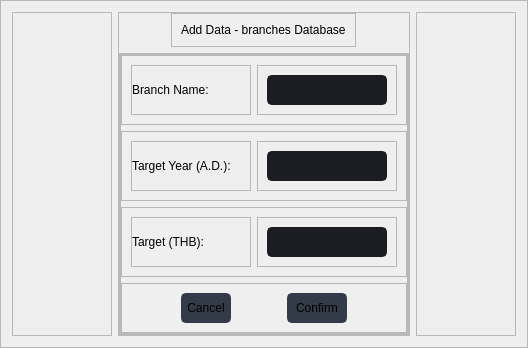
                                         <widget class="QFrame" name="add_branch_area">
                                          <property name="frameShape">
                                           <enum>QFrame::StyledPanel</enum>
                                          </property>
                                          <property name="frameShadow">
                                           <enum>QFrame::Raised</enum>
                                          </property>
                                          <layout class="QHBoxLayout" name="horizontalLayout_33">
                                           <item>
                                            <widget class="QFrame" name="frame_43">
                                             <property name="minimumSize">
                                              <size>
                                               <width>100</width>
                                               <height>0</height>
                                              </size>
                                             </property>
                                             <property name="maximumSize">
                                              <size>
                                               <width>100</width>
                                               <height>16777215</height>
                                              </size>
                                             </property>
                                             <property name="frameShape">
                                              <enum>QFrame::StyledPanel</enum>
                                             </property>
                                             <property name="frameShadow">
                                              <enum>QFrame::Raised</enum>
                                             </property>
                                            </widget>
                                           </item>
                                           <item>
                                            <widget class="QFrame" name="frame_44">
                                             <property name="frameShape">
                                              <enum>QFrame::StyledPanel</enum>
                                             </property>
                                             <property name="frameShadow">
                                              <enum>QFrame::Raised</enum>
                                             </property>
                                             <layout class="QVBoxLayout" name="verticalLayout_68">
                                              <property name="leftMargin">
                                               <number>0</number>
                                              </property>
                                              <property name="topMargin">
                                               <number>0</number>
                                              </property>
                                              <property name="rightMargin">
                                               <number>0</number>
                                              </property>
                                              <property name="bottomMargin">
                                               <number>0</number>
                                              </property>
                                              <item alignment="Qt::AlignHCenter">
                                               <widget class="QFrame" name="frame_45">
                                                <property name="maximumSize">
                                                 <size>
                                                  <width>16777215</width>
                                                  <height>50</height>
                                                 </size>
                                                </property>
                                                <property name="frameShape">
                                                 <enum>QFrame::StyledPanel</enum>
                                                </property>
                                                <property name="frameShadow">
                                                 <enum>QFrame::Raised</enum>
                                                </property>
                                                <layout class="QVBoxLayout" name="verticalLayout_69">
                                                 <item>
                                                  <widget class="QLabel" name="label_19">
                                                   <property name="text">
                                                    <string>Add Data - branches Database</string>
                                                   </property>
                                                  </widget>
                                                 </item>
                                                </layout>
                                               </widget>
                                              </item>
                                              <item>
                                               <widget class="QFrame" name="frame_46">
                                                <property name="frameShape">
                                                 <enum>QFrame::StyledPanel</enum>
                                                </property>
                                                <property name="frameShadow">
                                                 <enum>QFrame::Raised</enum>
                                                </property>
                                                <layout class="QHBoxLayout" name="horizontalLayout_34">
                                                 <property name="leftMargin">
                                                  <number>0</number>
                                                 </property>
                                                 <property name="topMargin">
                                                  <number>0</number>
                                                 </property>
                                                 <property name="rightMargin">
                                                  <number>0</number>
                                                 </property>
                                                 <property name="bottomMargin">
                                                  <number>0</number>
                                                 </property>
                                                 <item>
                                                  <widget class="QFrame" name="frame_47">
                                                   <property name="frameShape">
                                                    <enum>QFrame::StyledPanel</enum>
                                                   </property>
                                                   <property name="frameShadow">
                                                    <enum>QFrame::Raised</enum>
                                                   </property>
                                                   <layout class="QVBoxLayout" name="verticalLayout_70">
                                                    <property name="leftMargin">
                                                     <number>0</number>
                                                    </property>
                                                    <property name="topMargin">
                                                     <number>0</number>
                                                    </property>
                                                    <property name="rightMargin">
                                                     <number>0</number>
                                                    </property>
                                                    <property name="bottomMargin">
                                                     <number>0</number>
                                                    </property>
                                                    <item>
                                                     <widget class="QFrame" name="frame_48">
                                                      <property name="frameShape">
                                                       <enum>QFrame::StyledPanel</enum>
                                                      </property>
                                                      <property name="frameShadow">
                                                       <enum>QFrame::Raised</enum>
                                                      </property>
                                                      <layout class="QHBoxLayout" name="horizontalLayout_35">
                                                       <item>
                                                        <widget class="QFrame" name="frame_49">
                                                         <property name="minimumSize">
                                                          <size>
                                                           <width>120</width>
                                                           <height>0</height>
                                                          </size>
                                                         </property>
                                                         <property name="maximumSize">
                                                          <size>
                                                           <width>120</width>
                                                           <height>16777215</height>
                                                          </size>
                                                         </property>
                                                         <property name="frameShape">
                                                          <enum>QFrame::StyledPanel</enum>
                                                         </property>
                                                         <property name="frameShadow">
                                                          <enum>QFrame::Raised</enum>
                                                         </property>
                                                         <layout class="QVBoxLayout" name="verticalLayout_71">
                                                          <property name="leftMargin">
                                                           <number>0</number>
                                                          </property>
                                                          <item>
                                                           <widget class="QLabel" name="label_20">
                                                            <property name="text">
                                                             <string>Branch Name:</string>
                                                            </property>
                                                           </widget>
                                                          </item>
                                                         </layout>
                                                        </widget>
                                                       </item>
                                                       <item>
                                                        <widget class="QFrame" name="frame_50">
                                                         <property name="frameShape">
                                                          <enum>QFrame::StyledPanel</enum>
                                                         </property>
                                                         <property name="frameShadow">
                                                          <enum>QFrame::Raised</enum>
                                                         </property>
                                                         <layout class="QVBoxLayout" name="verticalLayout_72">
                                                          <item>
                                                           <widget class="QLineEdit" name="lineEdit_add_branch_name">
                                                            <property name="minimumSize">
                                                             <size>
                                                              <width>0</width>
                                                              <height>30</height>
                                                             </size>
                                                            </property>
                                                            <property name="maximumSize">
                                                             <size>
                                                              <width>16777215</width>
                                                              <height>30</height>
                                                             </size>
                                                            </property>
                                                            <property name="styleSheet">
                                                             <string notr="true">QLineEdit {
	background-color: rgb(27, 29, 35);
	border-radius: 5px;
	border: 2px solid rgb(27, 29, 35);
	padding-left: 10px;
}
QLineEdit:hover {
	border: 2px solid rgb(64, 71, 88);
}
QLineEdit:focus {
	border: 2px solid rgb(91, 101, 124);
}</string>
                                                            </property>
                                                           </widget>
                                                          </item>
                                                         </layout>
                                                        </widget>
                                                       </item>
                                                      </layout>
                                                     </widget>
                                                    </item>
                                                    <item>
                                                     <widget class="QFrame" name="frame_51">
                                                      <property name="frameShape">
                                                       <enum>QFrame::StyledPanel</enum>
                                                      </property>
                                                      <property name="frameShadow">
                                                       <enum>QFrame::Raised</enum>
                                                      </property>
                                                      <layout class="QHBoxLayout" name="horizontalLayout_36">
                                                       <item>
                                                        <widget class="QFrame" name="frame_52">
                                                         <property name="minimumSize">
                                                          <size>
                                                           <width>120</width>
                                                           <height>0</height>
                                                          </size>
                                                         </property>
                                                         <property name="maximumSize">
                                                          <size>
                                                           <width>120</width>
                                                           <height>16777215</height>
                                                          </size>
                                                         </property>
                                                         <property name="frameShape">
                                                          <enum>QFrame::StyledPanel</enum>
                                                         </property>
                                                         <property name="frameShadow">
                                                          <enum>QFrame::Raised</enum>
                                                         </property>
                                                         <layout class="QVBoxLayout" name="verticalLayout_73">
                                                          <property name="leftMargin">
                                                           <number>0</number>
                                                          </property>
                                                          <item>
                                                           <widget class="QLabel" name="label_22">
                                                            <property name="text">
                                                             <string>Target Year (A.D.):</string>
                                                            </property>
                                                           </widget>
                                                          </item>
                                                         </layout>
                                                        </widget>
                                                       </item>
                                                       <item>
                                                        <widget class="QFrame" name="frame_53">
                                                         <property name="frameShape">
                                                          <enum>QFrame::StyledPanel</enum>
                                                         </property>
                                                         <property name="frameShadow">
                                                          <enum>QFrame::Raised</enum>
                                                         </property>
                                                         <layout class="QVBoxLayout" name="verticalLayout_74">
                                                          <item>
                                                           <widget class="QLineEdit" name="lineEdit_add_branch_targetyear">
                                                            <property name="minimumSize">
                                                             <size>
                                                              <width>0</width>
                                                              <height>30</height>
                                                             </size>
                                                            </property>
                                                            <property name="maximumSize">
                                                             <size>
                                                              <width>16777215</width>
                                                              <height>30</height>
                                                             </size>
                                                            </property>
                                                            <property name="styleSheet">
                                                             <string notr="true">QLineEdit {
	background-color: rgb(27, 29, 35);
	border-radius: 5px;
	border: 2px solid rgb(27, 29, 35);
	padding-left: 10px;
}
QLineEdit:hover {
	border: 2px solid rgb(64, 71, 88);
}
QLineEdit:focus {
	border: 2px solid rgb(91, 101, 124);
}</string>
                                                            </property>
                                                           </widget>
                                                          </item>
                                                         </layout>
                                                        </widget>
                                                       </item>
                                                      </layout>
                                                     </widget>
                                                    </item>
                                                    <item>
                                                     <widget class="QFrame" name="frame_54">
                                                      <property name="frameShape">
                                                       <enum>QFrame::StyledPanel</enum>
                                                      </property>
                                                      <property name="frameShadow">
                                                       <enum>QFrame::Raised</enum>
                                                      </property>
                                                      <layout class="QHBoxLayout" name="horizontalLayout_37">
                                                       <item>
                                                        <widget class="QFrame" name="frame_55">
                                                         <property name="minimumSize">
                                                          <size>
                                                           <width>120</width>
                                                           <height>0</height>
                                                          </size>
                                                         </property>
                                                         <property name="maximumSize">
                                                          <size>
                                                           <width>120</width>
                                                           <height>16777215</height>
                                                          </size>
                                                         </property>
                                                         <property name="frameShape">
                                                          <enum>QFrame::StyledPanel</enum>
                                                         </property>
                                                         <property name="frameShadow">
                                                          <enum>QFrame::Raised</enum>
                                                         </property>
                                                         <layout class="QVBoxLayout" name="verticalLayout_75">
                                                          <property name="leftMargin">
                                                           <number>0</number>
                                                          </property>
                                                          <item>
                                                           <widget class="QLabel" name="label_21">
                                                            <property name="maximumSize">
                                                             <size>
                                                              <width>150</width>
                                                              <height>16777215</height>
                                                             </size>
                                                            </property>
                                                            <property name="text">
                                                             <string>Target (THB):</string>
                                                            </property>
                                                           </widget>
                                                          </item>
                                                         </layout>
                                                        </widget>
                                                       </item>
                                                       <item>
                                                        <widget class="QFrame" name="frame_56">
                                                         <property name="frameShape">
                                                          <enum>QFrame::StyledPanel</enum>
                                                         </property>
                                                         <property name="frameShadow">
                                                          <enum>QFrame::Raised</enum>
                                                         </property>
                                                         <layout class="QVBoxLayout" name="verticalLayout_76">
                                                          <item>
                                                           <widget class="QLineEdit" name="lineEdit_add_branch_price">
                                                            <property name="minimumSize">
                                                             <size>
                                                              <width>0</width>
                                                              <height>30</height>
                                                             </size>
                                                            </property>
                                                            <property name="maximumSize">
                                                             <size>
                                                              <width>16777215</width>
                                                              <height>30</height>
                                                             </size>
                                                            </property>
                                                            <property name="styleSheet">
                                                             <string notr="true">QLineEdit {
	background-color: rgb(27, 29, 35);
	border-radius: 5px;
	border: 2px solid rgb(27, 29, 35);
	padding-left: 10px;
}
QLineEdit:hover {
	border: 2px solid rgb(64, 71, 88);
}
QLineEdit:focus {
	border: 2px solid rgb(91, 101, 124);
}</string>
                                                            </property>
                                                           </widget>
                                                          </item>
                                                         </layout>
                                                        </widget>
                                                       </item>
                                                      </layout>
                                                     </widget>
                                                    </item>
                                                    <item>
                                                     <widget class="QFrame" name="frame_57">
                                                      <property name="frameShape">
                                                       <enum>QFrame::StyledPanel</enum>
                                                      </property>
                                                      <property name="frameShadow">
                                                       <enum>QFrame::Raised</enum>
                                                      </property>
                                                      <layout class="QHBoxLayout" name="horizontalLayout_38">
                                                       <item>
                                                        <widget class="QPushButton" name="btn_cancel_add_branch">
                                                         <property name="minimumSize">
                                                          <size>
                                                           <width>50</width>
                                                           <height>30</height>
                                                          </size>
                                                         </property>
                                                         <property name="maximumSize">
                                                          <size>
                                                           <width>50</width>
                                                           <height>30</height>
                                                          </size>
                                                         </property>
                                                         <property name="styleSheet">
                                                          <string notr="true">QPushButton {
	border: 2px solid rgb(52, 59, 72);
	border-radius: 5px;	
	background-color: rgb(52, 59, 72);
}
QPushButton:hover {
	background-color: rgb(220, 53, 53);
	border: 2px solid rgb(220, 53, 53);
}
QPushButton:pressed {	
	background-color: rgb(235, 83, 83);
	border: 2px solid rgb(220, 53, 53);
}</string>
                                                         </property>
                                                         <property name="text">
                                                          <string>Cancel</string>
                                                         </property>
                                                        </widget>
                                                       </item>
                                                       <item>
                                                        <widget class="QPushButton" name="btn_confirm_add_branch">
                                                         <property name="minimumSize">
                                                          <size>
                                                           <width>60</width>
                                                           <height>30</height>
                                                          </size>
                                                         </property>
                                                         <property name="maximumSize">
                                                          <size>
                                                           <width>60</width>
                                                           <height>30</height>
                                                          </size>
                                                         </property>
                                                         <property name="styleSheet">
                                                          <string notr="true">QPushButton {
	border: 2px solid rgb(52, 59, 72);
	border-radius: 5px;	
	background-color: rgb(52, 59, 72);
}
QPushButton:hover {
	background-color: rgb(31, 181, 123);
	border: 2px solid rgb(31, 181, 123);
}
QPushButton:pressed {	
	background-color: rgb(83, 191, 157);
	border: 2px solid rgb(31, 181, 123);
}</string>
                                                         </property>
                                                         <property name="text">
                                                          <string>Confirm</string>
                                                         </property>
                                                        </widget>
                                                       </item>
                                                      </layout>
                                                     </widget>
                                                    </item>
                                                   </layout>
                                                  </widget>
                                                 </item>
                                                </layout>
                                               </widget>
                                              </item>
                                             </layout>
                                            </widget>
                                           </item>
                                           <item>
                                            <widget class="QFrame" name="frame_58">
                                             <property name="minimumSize">
                                              <size>
                                               <width>100</width>
                                               <height>0</height>
                                              </size>
                                             </property>
                                             <property name="maximumSize">
                                              <size>
                                               <width>100</width>
                                               <height>16777215</height>
                                              </size>
                                             </property>
                                             <property name="frameShape">
                                              <enum>QFrame::StyledPanel</enum>
                                             </property>
                                             <property name="frameShadow">
                                              <enum>QFrame::Raised</enum>
                                             </property>
                                            </widget>
                                           </item>
                                          </layout>
                                         </widget>
